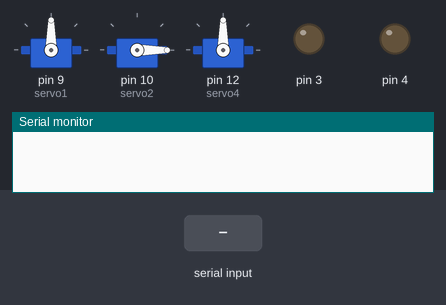
Simulated run of this sketch. Board: Arduino Uno, built with avr-gcc and run on an emulated ATmega328P. On the bench: 3 × servo, output pins drawn as LEDs (lit = HIGH), the last lines printed to the serial monitor. The test bench sets the inputs (shaded band).

Above: at 1.2 s.
1.3 s: "9" received over Serial
4.3 s: "1" received over Serial
At 5.2 s:
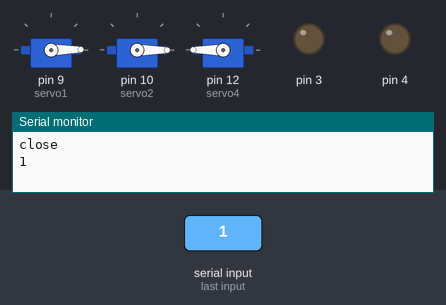
5.8 s: "8" received over Serial
At 6.26 s:
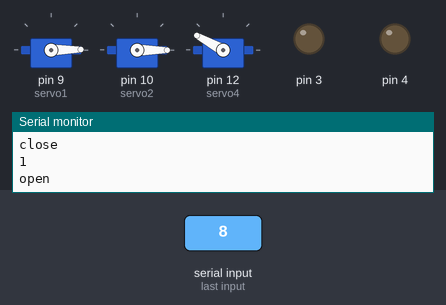
8.8 s: "4" received over Serial
At 9.8 s:
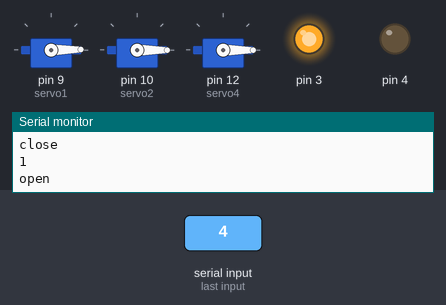
10.3 s: "3" received over Serial
At 11.0 s:
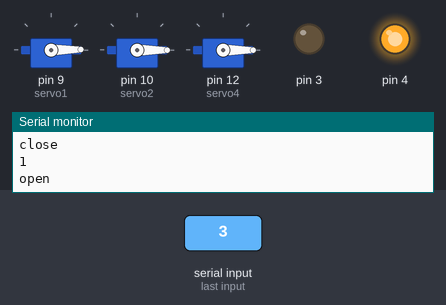
11.8 s: "0" received over Serial
At 12.1 s:
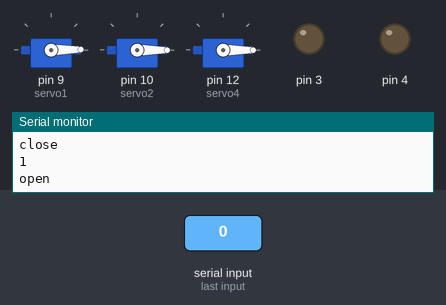
Timing chart, 0 to 14.3 s (numbered marks = the images above; inputs shaded):
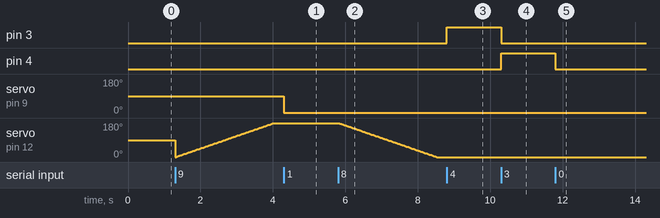

The sketch:

robotarm1.ino
```cpp
#include <Servo.h>

Servo servo1;
Servo servo2;

Servo servo4;


int pos = 0;
int pos2=0;

int pos4=0;

void setup() {
  servo1.attach(9);
  servo2.attach(10);

  servo4.attach(12);
  pinMode(3,OUTPUT);
  pinMode(4,OUTPUT);
  servo2.write(pos2);


  Serial.begin(9600);
}

void loop() {
  char data=Serial.read();

 if(data=='4')
 {
  digitalWrite(3,HIGH);
  digitalWrite(4,LOW);
  delay(10);
 }
 if(data=='0')
 {
    digitalWrite(3,LOW);
  digitalWrite(4,LOW);


 }
 if(data=='3')
 {
   digitalWrite(3,LOW);
  digitalWrite(4,HIGH);
  delay(10);
 }
 if(data=='1')
 {

  pos=pos+1;

  servo1.write(pos);
  Serial.println(pos);
 }
 if(data=='2')
 {

  pos=pos-1;
  Serial.println(pos);
  servo1.write(pos);
 }
if(data=='5')
{
 pos2=pos2+1;
 servo2.write(pos2);
}

if(data=='6')
{
pos2=pos2-1;
servo2.write(pos2);
}


  if(data=='9')
  {
      Serial.println("close");
        for (pos4 = 0; pos4 <= 180; pos4 += 1) { // goes from 0 degrees to 180 degrees
    // in steps of 1 degree
    servo4.write(pos4);              // tell servo to go to position in variable 'pos'
    delay(15);                       // waits 15ms for the servo to reach the position
     }

                          // waits 15ms for the servo to reach the position
  }
  if(data=='8')
  {
    Serial.println("open");
    for (pos4 = 180; pos4 >= 0; pos4 -= 1) { // goes from 180 degrees to 0 degrees
      servo4.write(pos4);              // tell servo to go to position in variable 'pos'
     delay(15);
  }
}


}
```

Measured:
- after the input at 4.3 s, servo on pin 9 (servo1): 90° → 1° at once
- after the input at 5.8 s, servo on pin 12 (servo4): moves from 180° to 0° over 2.7 s, starting at once
- after the input at 8.8 s, pin 3: LOW → HIGH at once
- after the input at 10.3 s, pin 3: HIGH → LOW at once; pin 4: LOW → HIGH at once
- after the input at 11.8 s, pin 4: HIGH → LOW at once
